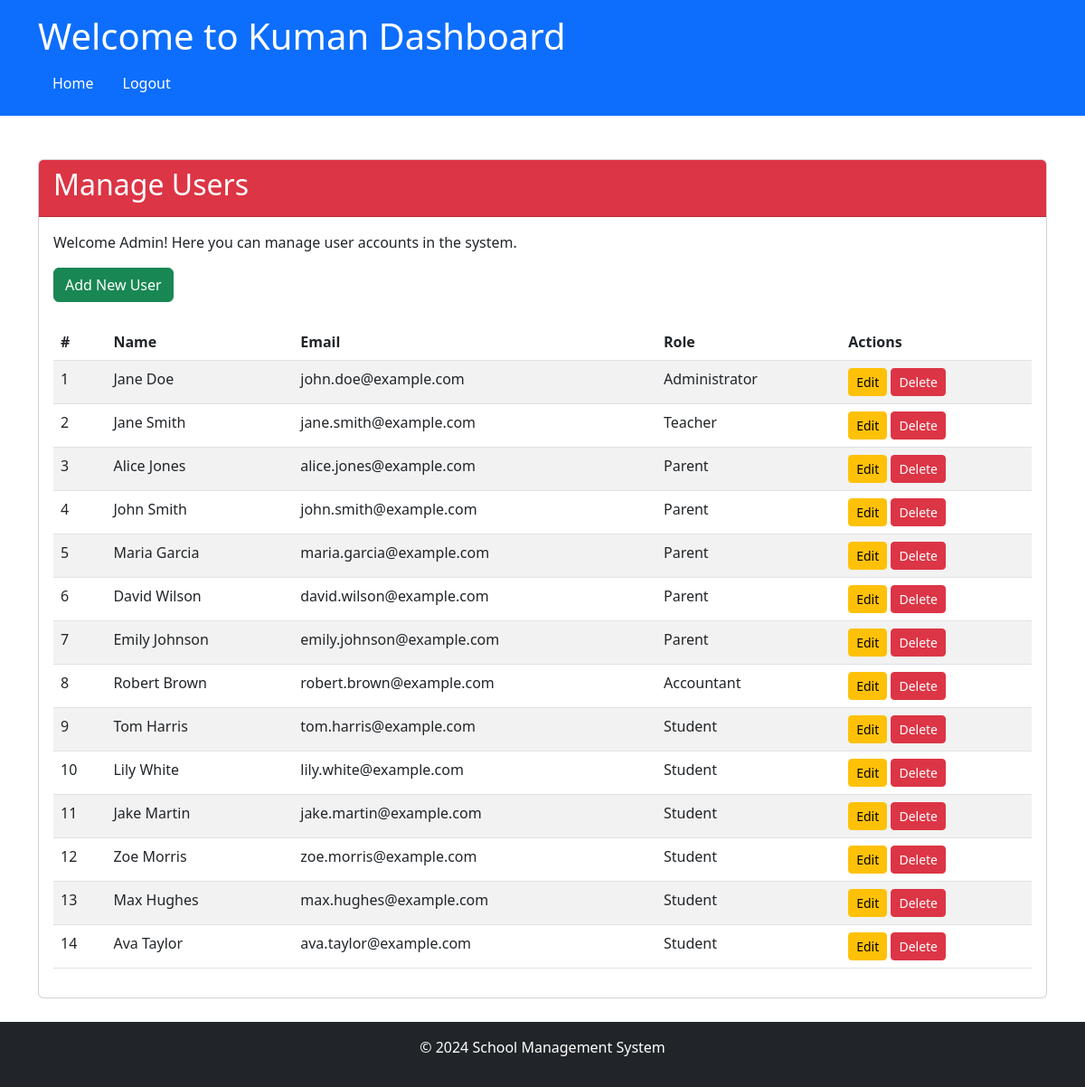
The page /admin/manage_users (signed in) on the database its author committed.
### app/models/models.py (models this page shows)
class Settings(db.Model):
    __tablename__ = 'Settings'
    setting_key = db.Column('SettingKey', db.String, primary_key=True)
    setting_value = db.Column('SettingValue', db.String)
    description = db.Column('Description', db.String, nullable=False)
    value_type = db.Column('ValueType', db.String, nullable=False)
    category = db.Column('Category', db.String, nullable=False)

class User(UserMixin, db.Model):
    __tablename__ = 'User'
    id = db.Column('Id', db.String, primary_key=True, default=lambda: str(uuid.uuid4()))
    password = db.Column('Password', db.String, nullable=True)
    role_id = db.Column('RoleId', db.String, ForeignKey('Role.Id', ondelete='SET NULL'))
    email = db.Column('Email', db.String, nullable=False)
    first_name = db.Column('FirstName', db.String, nullable=False)
    last_name = db.Column('LastName', db.String, nullable=False)
    date_of_birth = db.Column('DateOfBirth', db.Date, nullable=False)
    telegram_id = db.Column('TelegramId', db.String, nullable=True)
    role = relationship('Role', back_populates='users')
    parent_students = relationship('ParentStudentRelation', foreign_keys='[ParentStudentRelation.parent_id]', back_populates='parent', cascade="all, delete-orphan")
    student_parents = relationship('ParentStudentRelation', foreign_keys='[ParentStudentRelation.student_id]', back_populates='student', cascade="all, delete-orphan")
    class_assignments_as_teacher = relationship('ClassAssignment', foreign_keys='ClassAssignment.teacher_id', back_populates='teacher')
    class_assignments_as_student = relationship('ClassAssignment', foreign_keys='ClassAssignment.student_id', back_populates='student')

class Role(db.Model):
    __tablename__ = 'Role'
    id = db.Column('Id', db.String, primary_key=True, default=lambda: str(uuid.uuid4()))
    role_name = db.Column('RoleName', db.String, nullable=False)
    users = relationship('User', back_populates='role')

### app/routes/admin_routes.py (the view)
@admin.route('/manage_users')
@login_required
@role_required('1')
def manage_users():
    users = User.query.all()  # Retrieve all users from the User table
    return render_template('admin/manage_users.html', users=users, app_name=app_name())

### app/__init__.py (called while the page is built)
@login_manager.user_loader
def load_user(user_id):
    from .models.models import User
    return User.query.get(user_id)

### app/routes/routes.py (called while the page is built)
def app_name():
    app_name = "School Management System"
    with current_app.app_context():
        setting = Settings.query.filter_by(setting_key='school_name').first()
        if setting and setting.setting_value:
            app_name = setting.setting_value
    return app_name

def role_required(*roles):
    def decorator(f):
        @wraps(f)
        def decorated_function(*args, **kwargs):
            if not current_user.is_authenticated or current_user.role_id not in roles:
                abort(403)  # Forbidden access if role does not match
            return f(*args, **kwargs)
        return decorated_function
    return decorator

### app/templates/admin/manage_users.html
{% extends "share/dashboard.html" %} {% block title %}Manage Users{% endblock %}
{% block card_header %}bg-danger{% endblock %} {% block card_title %}Manage
Users{% endblock %} {% block card_content %}
<p>Welcome Admin! Here you can manage user accounts in the system.</p>
<div class="mb-4">
	<a href="{{ url_for('admin.add_user') }}" class="btn btn-success"
		>Add New User</a
	>
</div>
<div class="table-responsive">
	<table class="table table-striped">
		<thead>
			<tr>
				<th>#</th>
				<th>Name</th>
				<th>Email</th>
				<th>Role</th>
				<th>Actions</th>
			</tr>
		</thead>
		<tbody>
			{% for user in users %}
			<tr>
				<td>{{ loop.index }}</td>
				<td>{{ user.first_name }} {{ user.last_name }}</td>
				<td>{{ user.email }}</td>
				<td>{{ user.role.role_name }}</td>
				<td>
					<a
						href="{{ url_for('admin.edit_user', user_id=user.id) }}"
						class="btn btn-warning btn-sm"
						>Edit</a
					>
					<form
						action="{{ url_for('admin.delete_user', user_id=user.id) }}"
						method="post"
						class="d-inline"
						onsubmit="return confirm('Are you sure you want to delete this user?');"
					>
						<button type="submit" class="btn btn-danger btn-sm">Delete</button>
					</form>
				</td>
			</tr>
			{% endfor %}
		</tbody>
	</table>
</div>
{% endblock %}

### app/templates/share/dashboard.html (shortened to what this page needs)
<!DOCTYPE html>
<html lang="en">
	<head>
		<link
			href="https://cdn.jsdelivr.net/npm/bootstrap@5.3.0-alpha1/dist/css/bootstrap.min.css"
			rel="stylesheet"
		/>
	</head>
	<body>
		<header class="bg-primary text-white p-3">
			<div class="container">
				<h1>Welcome to {{app_name}} Dashboard</h1>
				<nav>
					<ul class="nav">
						<li class="nav-item">
							<a
								class="nav-link text-white"
								href="{% if current_user.role_id == '1' %}
                                        {{ url_for('admin.dashboard') }}
                                      {% elif current_user.role_id == '2' %}
                                        {{ url_for('teacher.dashboard') }}
                                      {% elif current_user.role_id == '3' %}
                                        {{ url_for('parent.dashboard') }}
                                      {% elif current_user.role_id == '4' %}
                                        {{ url_for('accountant.dashboard') }}
                                      {% else %}
                                        {{ url_for('views.home') }}
                                      {% endif %}"
								>Home</a
							>
						</li>
						<li class="nav-item">
							<a class="nav-link text-white" href="{{ url_for('auth.logout') }}"
								>Logout</a
							>
						</li>
					</ul>
				</nav>
			</div>
		</header>
		<main class="container my-5" style="padding-bottom: 50px;">
			<div class="card">
				<div
					class="card-header text-white {% block card_header %}{% endblock %}"
				>
					<h2>{% block card_title %} {% endblock %}</h2>
				</div>
				<div class="card-body">{% block card_content %} {% endblock %}</div>
			</div>
		</main>
		<footer class="bg-dark text-white py-3 fixed-bottom footer">
			<div class="container text-center">
				<p>&copy; 2024 School Management System</p>
			</div>
		</footer>
	</body>
</html>

### rows shown on the page
Settings: SettingValue "Kuman"
User: first_name "Jane", last_name "Doe", email "john.doe@example.com", role.role_name "Administrator"
User: first_name "Jane", last_name "Smith", email "jane.smith@example.com", role.role_name "Teacher"
User: first_name "Alice", last_name "Jones", email "alice.jones@example.com", role.role_name "Parent"
User: first_name "John", last_name "Smith", email "john.smith@example.com", role.role_name "Parent"
User: first_name "Maria", last_name "Garcia", email "maria.garcia@example.com", role.role_name "Parent"
User: first_name "David", last_name "Wilson", email "david.wilson@example.com", role.role_name "Parent"
User: first_name "Emily", last_name "Johnson", email "emily.johnson@example.com", role.role_name "Parent"
User: first_name "Robert", last_name "Brown", email "robert.brown@example.com", role.role_name "Accountant"
User: first_name "Tom", last_name "Harris", email "tom.harris@example.com", role.role_name "Student"
User: first_name "Lily", last_name "White", email "lily.white@example.com", role.role_name "Student"
User: first_name "Jake", last_name "Martin", email "jake.martin@example.com", role.role_name "Student"
User: first_name "Zoe", last_name "Morris", email "zoe.morris@example.com", role.role_name "Student"
User: first_name "Max", last_name "Hughes", email "max.hughes@example.com", role.role_name "Student"
User: first_name "Ava", last_name "Taylor", email "ava.taylor@example.com", role.role_name "Student"
